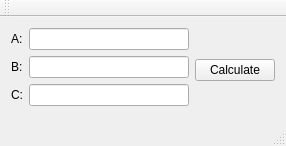
<?xml version="1.0" encoding="UTF-8"?>
<ui version="4.0">
 <class>MainWindow</class>
 <widget class="QMainWindow" name="MainWindow">
  <property name="geometry">
   <rect>
    <x>0</x>
    <y>0</y>
    <width>286</width>
    <height>146</height>
   </rect>
  </property>
  <property name="windowTitle">
   <string>MainWindow</string>
  </property>
  <widget class="QWidget" name="centralWidget">
   <layout class="QHBoxLayout" name="horizontalLayout">
    <item>
     <layout class="QFormLayout" name="formLayout">
      <item row="0" column="0">
       <widget class="QLabel" name="label">
        <property name="text">
         <string>A:</string>
        </property>
       </widget>
      </item>
      <item row="0" column="1">
       <widget class="QLineEdit" name="lineEdit"/>
      </item>
      <item row="1" column="0">
       <widget class="QLabel" name="label_2">
        <property name="text">
         <string>B:</string>
        </property>
       </widget>
      </item>
      <item row="2" column="0">
       <widget class="QLabel" name="label_3">
        <property name="text">
         <string>C:</string>
        </property>
       </widget>
      </item>
      <item row="2" column="1">
       <widget class="QLineEdit" name="lineEdit_3"/>
      </item>
      <item row="1" column="1">
       <widget class="QLineEdit" name="lineEdit_2"/>
      </item>
     </layout>
    </item>
    <item>
     <widget class="QPushButton" name="pushButton">
      <property name="text">
       <string>Calculate</string>
      </property>
     </widget>
    </item>
   </layout>
  </widget>
  <widget class="QMenuBar" name="menuBar">
   <property name="geometry">
    <rect>
     <x>0</x>
     <y>0</y>
     <width>286</width>
     <height>21</height>
    </rect>
   </property>
  </widget>
  <widget class="QToolBar" name="mainToolBar">
   <attribute name="toolBarArea">
    <enum>TopToolBarArea</enum>
   </attribute>
   <attribute name="toolBarBreak">
    <bool>false</bool>
   </attribute>
  </widget>
  <widget class="QStatusBar" name="statusBar"/>
 </widget>
 <layoutdefault spacing="6" margin="11"/>
 <resources/>
 <connections/>
</ui>
